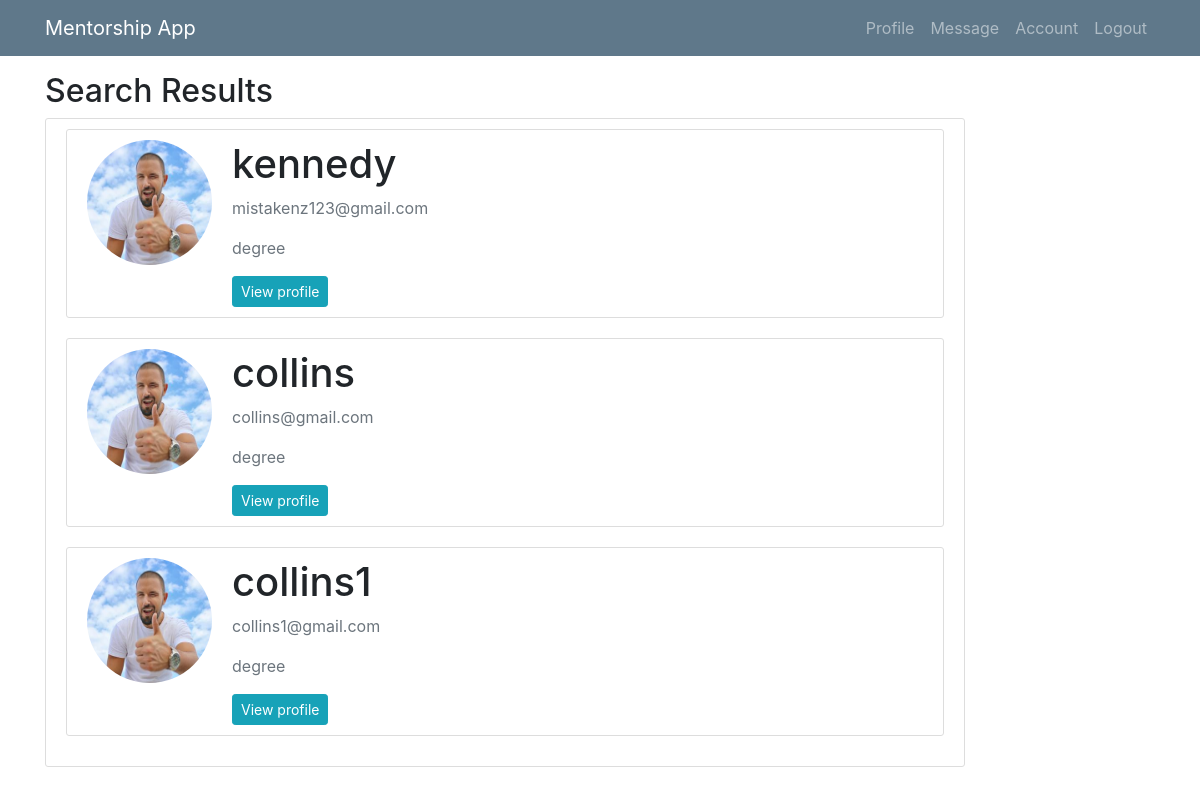
/search-results/ (signed in), run on an earlier commit of the app's database.
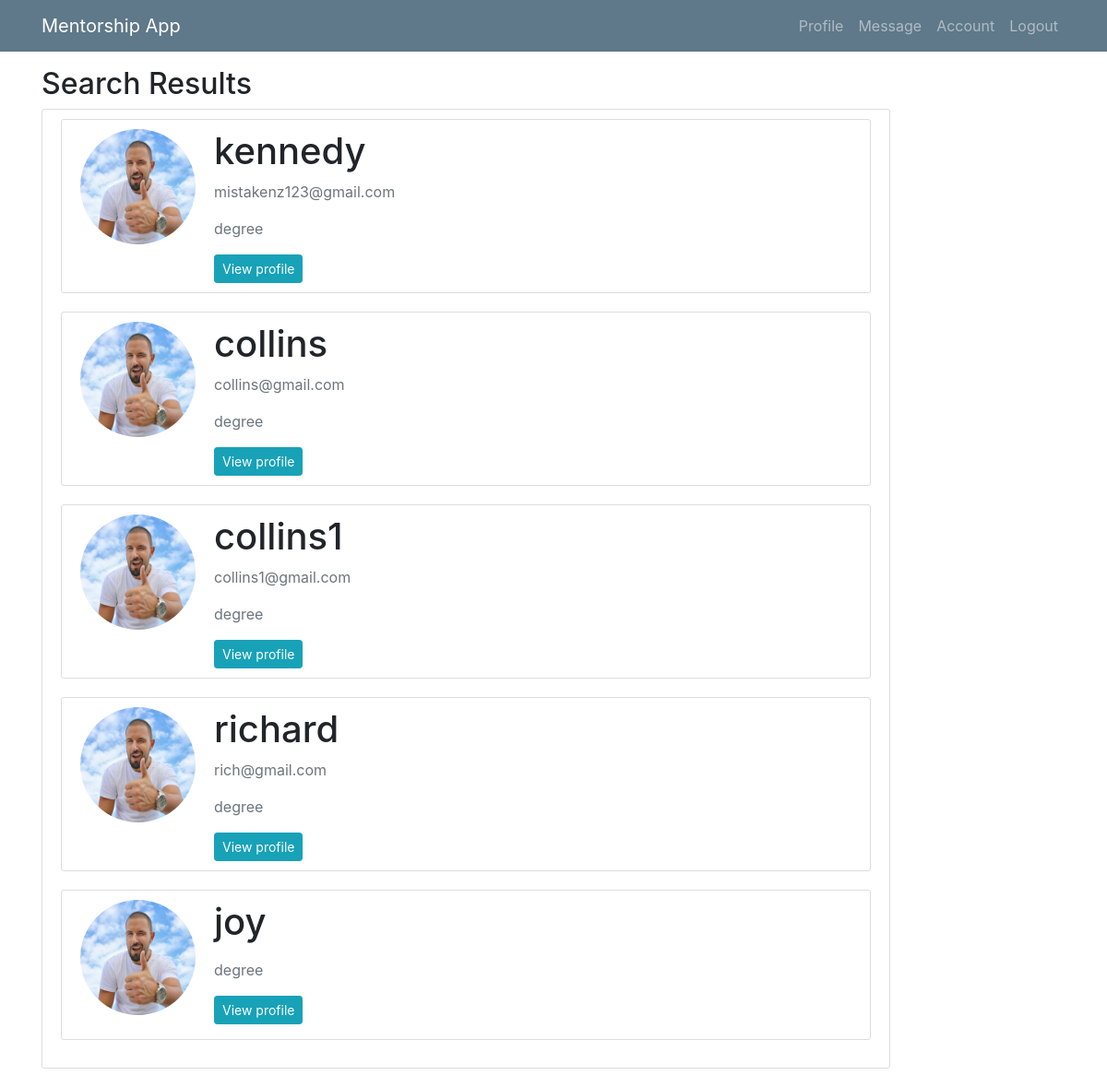
And on a later commit of the database.
### mentee/models.py (models this page shows, shortened)
class User(AbstractUser):
    is_mentee = models.BooleanField(default=False)
    is_mentor = models.BooleanField(default=False)

class Profile(models.Model):
    user = models.OneToOneField(User, on_delete=models.CASCADE)
    image = models.ImageField(default='default.jpg', upload_to='profile_pics')
    education = models.CharField(default='degree', max_length=100)
    registration = models.CharField(default='BBIT/2014/62324', max_length=100)

### mentee/views/mentee.py (the view)
# urls.py: path('search-results/', mentee.search, name="search-user"),
def search(request):
    if not request.user.is_mentee:
        return redirect('home')
    queryset = User.objects.all()
    query = request.GET.get('q')
    if query:
        queryset = queryset.filter(
            Q(username__icontains=query) |
            Q(first_name__icontains=query)
        ).distinct()
    context = {
        'queryset': queryset
    }
    return render(request, 'menti/search_results.html', context)

### mentee/templates/menti/search_results.html
{% extends 'menti/base.html' %}
{% load humanize %}
{% block content %}
 <h2>Search Results</h2>
 <div class="row">
        <div class="col-md-10">
 <div class="content-section">
     {% if queryset %}
     {% for user in queryset %}
     <div class="content-section">
      <div class="media">
         <img class="rounded-circle account-img" src="{{ user.profile.image.url }}">
         <div class="media-body">
            <h2 class="account-heading">{{ user.username }}</h2>
            <p class="text-secondary">{{ user.email }}</p>
              <p class="text-secondary">{{ user.profile.education }}</p>
              <a class="btn btn-info btn-sm" href="{% url 'profile-detail2' pk=user.pk %}">View profile</a>
         </div>
      </div>
   </div>
     {% endfor %}
     {% else %}
     <p>There is no such User</p>
     {% endif %}
 </div>
        </div>
 </div>
{% endblock %}

### mentee/templates/menti/base.html (shortened to what this page needs)
{% load static %}
<!DOCTYPE html>
<html lang="en" xmlns="http://www.w3.org/1999/html">
  <head>
    <link rel="stylesheet" type="text/css" href="{% static 'mentee/main.css' %}">
      <link rel="stylesheet" type="text/css" href="{% static 'css/bootstrap.css' %}">
      <link rel="stylesheet" type="text/css" href="{% static 'css/bootstrap-grid.css' %}">
      <link rel="stylesheet" type="text/css" href="{% static 'css/bootstrap-reboot.css' %}">
      <link rel="stylesheet" type="text/css" href="{% static 'bootstrap.min.css' %}">
  </head>
  <body>
  <header class="site-header">
      <nav class="navbar navbar-expand-md navbar-dark bg-steel fixed-top">
        <div class="container">
          <a class="navbar-brand mr-4" href="">Mentorship App</a>
          <div class="collapse navbar-collapse" id="navbarToggle">
            <div class="navbar-nav">
             {% if user.is_authenticated %}
                <a class="nav-item nav-link" href="{% url 'profile' %}">Profile</a>
                <a class="nav-item nav-link" href="{% url 'module-message' %}">Message</a>
                <a class="nav-item nav-link" href="{% url 'account' %}">Account</a>
                <a class="nav-item nav-link" href="{% url 'logout' %}">Logout</a>
              {% else %}
                <a class="nav-item nav-link" href="{% url 'home' %}">Home</a>
                <a class="nav-item nav-link" href="{% url 'login' %}">Login</a>
                <a class="nav-item nav-link" href="{% url 'register' %}">Register</a>
              {% endif %}
            </div>
          </div>
        </div>
      </nav>
    </header>
<div class="container">
    <br><br><br>
  {% block content %}
  {% endblock %}
</div>
  </body>
</html>

### mentee/static/mentee/main.css (style rules this page uses)
body { background: #fafafa; color: #333333; margin-top: 5rem; }
h1, h2, h3, h4, h5, h6 { color: #444444; }
.bg-steel { background-color: #5f788a; }
.site-header .navbar-nav .nav-link { color: #cbd5db; }
.content-section { background: #ffffff; padding: 10px 20px; border: 1px solid #dddddd; border-radius: 3px; margin-bottom: 20px; }
.account-img { height: 125px; width: 125px; margin-right: 20px; margin-bottom: 16px; }
.account-heading { font-size: 2.5rem; }

What changed in the data, as far as the page shows it:
added User: profile.image (placeholder picture), username "richard", email "rich@gmail.com", profile.education "degree"
added User: profile.image (placeholder picture), username "joy", profile.education "degree"
